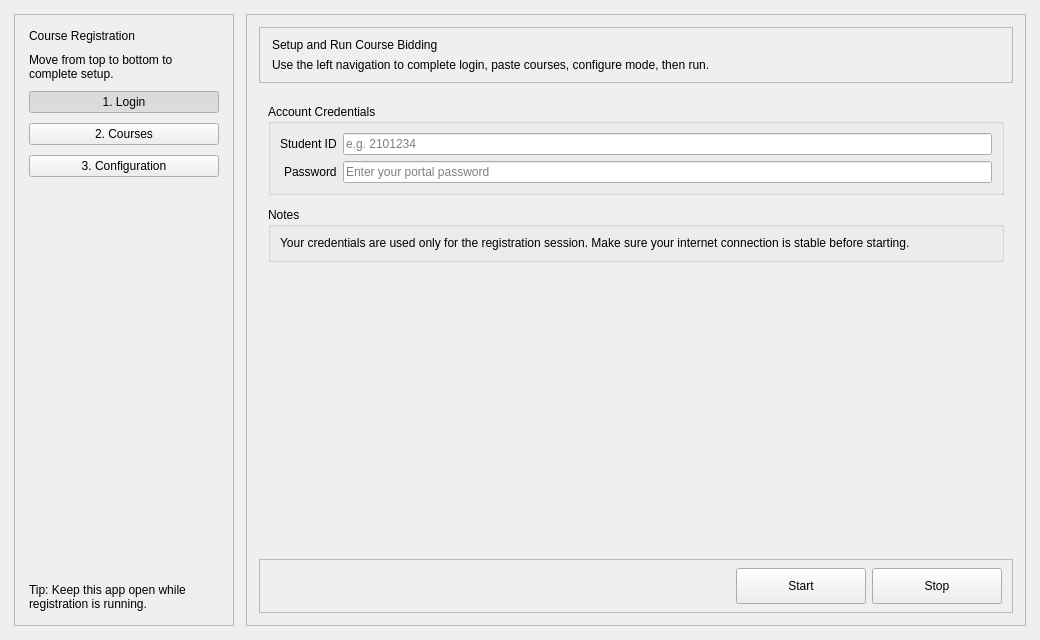
<?xml version="1.0" encoding="UTF-8"?>
<ui version="4.0">
 <class>MainWindow</class>
 <widget class="QMainWindow" name="MainWindow">
  <property name="geometry">
   <rect>
    <x>0</x>
    <y>0</y>
    <width>1040</width>
    <height>640</height>
   </rect>
  </property>
  <property name="windowTitle">
   <string>UTAR Course Registration Assistant</string>
  </property>
  <widget class="QWidget" name="centralwidget">
   <layout class="QHBoxLayout" name="horizontalLayout">
    <property name="spacing">
     <number>12</number>
    </property>
    <property name="leftMargin">
     <number>14</number>
    </property>
    <property name="topMargin">
     <number>14</number>
    </property>
    <property name="rightMargin">
     <number>14</number>
    </property>
    <property name="bottomMargin">
     <number>14</number>
    </property>
    <item>
     <widget class="QFrame" name="sidebar">
      <property name="minimumSize">
       <size>
        <width>220</width>
        <height>0</height>
       </size>
      </property>
      <property name="maximumSize">
       <size>
        <width>260</width>
        <height>16777215</height>
       </size>
      </property>
      <property name="frameShape">
       <enum>QFrame::StyledPanel</enum>
      </property>
      <layout class="QVBoxLayout" name="verticalLayout_sidebar">
       <property name="spacing">
        <number>10</number>
       </property>
       <property name="leftMargin">
        <number>14</number>
       </property>
       <property name="topMargin">
        <number>14</number>
       </property>
       <property name="rightMargin">
        <number>14</number>
       </property>
       <property name="bottomMargin">
        <number>14</number>
       </property>
       <item>
        <widget class="QLabel" name="sidebarTitle">
         <property name="text">
          <string>Course Registration</string>
         </property>
         <property name="wordWrap">
          <bool>true</bool>
         </property>
        </widget>
       </item>
       <item>
        <widget class="QLabel" name="sidebarHint">
         <property name="text">
          <string>Move from top to bottom to complete setup.</string>
         </property>
         <property name="wordWrap">
          <bool>true</bool>
         </property>
        </widget>
       </item>
       <item>
        <widget class="QPushButton" name="btn_login">
         <property name="text">
          <string>1. Login</string>
         </property>
         <property name="checkable">
          <bool>true</bool>
         </property>
         <property name="checked">
          <bool>true</bool>
         </property>
         <property name="autoExclusive">
          <bool>true</bool>
         </property>
        </widget>
       </item>
       <item>
        <widget class="QPushButton" name="btn_courses">
         <property name="text">
          <string>2. Courses</string>
         </property>
         <property name="checkable">
          <bool>true</bool>
         </property>
         <property name="autoExclusive">
          <bool>true</bool>
         </property>
        </widget>
       </item>
       <item>
        <widget class="QPushButton" name="btn_config">
         <property name="text">
          <string>3. Configuration</string>
         </property>
         <property name="checkable">
          <bool>true</bool>
         </property>
         <property name="autoExclusive">
          <bool>true</bool>
         </property>
        </widget>
       </item>
       <item>
        <spacer name="verticalSpacer">
         <property name="orientation">
          <enum>Qt::Vertical</enum>
         </property>
         <property name="sizeHint" stdset="0">
          <size>
           <width>20</width>
           <height>40</height>
          </size>
         </property>
        </spacer>
       </item>
       <item>
        <widget class="QLabel" name="sidebarFooter">
         <property name="text">
          <string>Tip: Keep this app open while registration is running.</string>
         </property>
         <property name="wordWrap">
          <bool>true</bool>
         </property>
        </widget>
       </item>
      </layout>
     </widget>
    </item>
    <item>
     <widget class="QFrame" name="mainArea">
      <property name="frameShape">
       <enum>QFrame::StyledPanel</enum>
      </property>
      <layout class="QVBoxLayout" name="verticalLayout_mainArea">
       <property name="spacing">
        <number>12</number>
       </property>
       <property name="leftMargin">
        <number>12</number>
       </property>
       <property name="topMargin">
        <number>12</number>
       </property>
       <property name="rightMargin">
        <number>12</number>
       </property>
       <property name="bottomMargin">
        <number>12</number>
       </property>
       <item>
        <widget class="QFrame" name="titleCard">
         <property name="frameShape">
          <enum>QFrame::StyledPanel</enum>
         </property>
         <layout class="QVBoxLayout" name="verticalLayout_titleCard">
          <property name="leftMargin">
           <number>12</number>
          </property>
          <property name="topMargin">
           <number>10</number>
          </property>
          <property name="rightMargin">
           <number>12</number>
          </property>
          <property name="bottomMargin">
           <number>10</number>
          </property>
          <item>
           <widget class="QLabel" name="pageTitle">
            <property name="text">
             <string>Setup and Run Course Bidding</string>
            </property>
           </widget>
          </item>
          <item>
           <widget class="QLabel" name="pageSubtitle">
            <property name="text">
             <string>Use the left navigation to complete login, paste courses, configure mode, then run.</string>
            </property>
            <property name="wordWrap">
             <bool>true</bool>
            </property>
           </widget>
          </item>
         </layout>
        </widget>
       </item>
       <item>
        <widget class="QStackedWidget" name="stackedWidget">
         <widget class="QWidget" name="page_login">
          <layout class="QVBoxLayout" name="verticalLayout_loginPage">
           <property name="spacing">
            <number>12</number>
           </property>
           <item>
            <widget class="QGroupBox" name="group_credentials">
             <property name="title">
              <string>Account Credentials</string>
             </property>
             <layout class="QFormLayout" name="formLayout_login">
              <property name="labelAlignment">
               <set>Qt::AlignRight|Qt::AlignTrailing|Qt::AlignVCenter</set>
              </property>
              <item row="0" column="0">
               <widget class="QLabel" name="label_student_id">
                <property name="text">
                 <string>Student ID</string>
                </property>
               </widget>
              </item>
              <item row="0" column="1">
               <widget class="QLineEdit" name="input_student_id">
                <property name="placeholderText">
                 <string>e.g. 2101234</string>
                </property>
               </widget>
              </item>
              <item row="1" column="0">
               <widget class="QLabel" name="label_password">
                <property name="text">
                 <string>Password</string>
                </property>
               </widget>
              </item>
              <item row="1" column="1">
               <widget class="QLineEdit" name="input_password">
                <property name="echoMode">
                 <enum>QLineEdit::Password</enum>
                </property>
                <property name="placeholderText">
                 <string>Enter your portal password</string>
                </property>
               </widget>
              </item>
             </layout>
            </widget>
           </item>
           <item>
            <widget class="QGroupBox" name="group_login_notes">
             <property name="title">
              <string>Notes</string>
             </property>
             <layout class="QVBoxLayout" name="verticalLayout_login_notes">
              <item>
               <widget class="QLabel" name="label_login_note">
                <property name="text">
                 <string>Your credentials are used only for the registration session. Make sure your internet connection is stable before starting.</string>
                </property>
                <property name="wordWrap">
                 <bool>true</bool>
                </property>
               </widget>
              </item>
             </layout>
            </widget>
           </item>
           <item>
            <spacer name="verticalSpacer_login">
             <property name="orientation">
              <enum>Qt::Vertical</enum>
             </property>
             <property name="sizeHint" stdset="0">
              <size>
               <width>20</width>
               <height>40</height>
              </size>
             </property>
            </spacer>
           </item>
          </layout>
         </widget>
         <widget class="QWidget" name="page_courses">
          <layout class="QVBoxLayout" name="verticalLayout_coursesPage">
           <property name="spacing">
            <number>12</number>
           </property>
           <item>
            <widget class="QGroupBox" name="group_course_input">
             <property name="title">
                            <string>Courses</string>
             </property>
             <layout class="QVBoxLayout" name="verticalLayout_course_input">
              <item>
               <widget class="QLabel" name="label_courses_help">
                <property name="text">
                                 <string>Manage courses in Course Manager. Priority order follows the saved list.</string>
                </property>
               </widget>
              </item>
              <item>
                             <widget class="QTableWidget" name="courses_table">
                                <property name="minimumSize">
                                 <size>
                                    <width>0</width>
                                    <height>230</height>
                                 </size>
                                </property>
                                <property name="selectionMode">
                                 <enum>QAbstractItemView::SingleSelection</enum>
                                </property>
                                <property name="selectionBehavior">
                                 <enum>QAbstractItemView::SelectRows</enum>
                                </property>
                                <property name="editTriggers">
                                 <set>QAbstractItemView::NoEditTriggers</set>
                                </property>
                                <property name="alternatingRowColors">
                                 <bool>true</bool>
                                </property>
                                <column>
                                 <property name="text">
                                    <string>Course Code</string>
                                 </property>
                                </column>
                                <column>
                                 <property name="text">
                                    <string>Course Name</string>
                                 </property>
                                </column>
                             </widget>
                            </item>
                            <item>
                             <layout class="QHBoxLayout" name="horizontalLayout_courses_actions">
                                <item>
                                 <widget class="QPushButton" name="btn_manage_courses">
                                    <property name="text">
                                     <string>Open Course Manager</string>
                                    </property>
                                 </widget>
                                </item>
                                <item>
                                 <spacer name="horizontalSpacer_courses_actions">
                                    <property name="orientation">
                                     <enum>Qt::Horizontal</enum>
                                    </property>
                                    <property name="sizeHint" stdset="0">
                                     <size>
                                        <width>40</width>
                                        <height>20</height>
                                     </size>
                                    </property>
                                 </spacer>
                                </item>
                             </layout>
              </item>
             </layout>
            </widget>
           </item>
           <item>
            <widget class="QGroupBox" name="group_course_notes">
             <property name="title">
              <string>Tips</string>
             </property>
             <layout class="QVBoxLayout" name="verticalLayout_course_notes">
              <item>
               <widget class="QLabel" name="label_course_note">
                <property name="text">
                 <string>Place high-priority courses first. Keep the list short for faster processing.</string>
                </property>
                <property name="wordWrap">
                 <bool>true</bool>
                </property>
               </widget>
              </item>
             </layout>
            </widget>
           </item>
          </layout>
         </widget>
         <widget class="QWidget" name="page_config">
          <layout class="QVBoxLayout" name="verticalLayout_configPage">
           <property name="spacing">
            <number>12</number>
           </property>
           <item>
            <widget class="QGroupBox" name="group_engine">
             <property name="title">
              <string>Engine Selection</string>
             </property>
             <layout class="QVBoxLayout" name="verticalLayout_engine">
              <item>
               <widget class="QRadioButton" name="radio_bs4">
                <property name="text">
                 <string>Request (BeautifulSoup)</string>
                </property>
                <property name="checked">
                 <bool>true</bool>
                </property>
               </widget>
              </item>
              <item>
               <widget class="QRadioButton" name="radio_playwright">
                <property name="text">
                 <string>Playwright (Recommended for dynamic pages)</string>
                </property>
               </widget>
              </item>
              <item>
               <widget class="QRadioButton" name="radio_selenium">
                <property name="text">
                 <string>Selenium (Compatibility mode)</string>
                </property>
               </widget>
              </item>
             </layout>
            </widget>
           </item>
           <item>
            <widget class="QGroupBox" name="group_extra">
             <property name="title">
              <string>Execution Options</string>
             </property>
             <layout class="QFormLayout" name="formLayout_extra">
              <item row="0" column="0" colspan="2">
               <widget class="QCheckBox" name="check_headless">
                <property name="text">
                 <string>Run browser in headless mode</string>
                </property>
               </widget>
              </item>
              <item row="1" column="0">
               <widget class="QLabel" name="label_timeout">
                <property name="text">
                 <string>Timeout</string>
                </property>
               </widget>
              </item>
              <item row="1" column="1">
               <widget class="QSpinBox" name="timeout">
                <property name="minimum">
                 <number>5</number>
                </property>
                <property name="maximum">
                 <number>120</number>
                </property>
                <property name="value">
                 <number>30</number>
                </property>
                <property name="suffix">
                 <string> sec</string>
                </property>
               </widget>
              </item>
                            <item row="2" column="0">
                             <widget class="QLabel" name="label_font_size">
                                <property name="text">
                                 <string>Font Size</string>
                                </property>
                             </widget>
                            </item>
                            <item row="2" column="1">
                             <widget class="QSpinBox" name="spin_font_size">
                                <property name="minimum">
                                 <number>10</number>
                                </property>
                                <property name="maximum">
                                 <number>20</number>
                                </property>
                                <property name="value">
                                 <number>13</number>
                                </property>
                                <property name="suffix">
                                 <string> px</string>
                                </property>
                             </widget>
                            </item>
             </layout>
            </widget>
           </item>
           <item>
            <spacer name="verticalSpacer_config">
             <property name="orientation">
              <enum>Qt::Vertical</enum>
             </property>
             <property name="sizeHint" stdset="0">
              <size>
               <width>20</width>
               <height>40</height>
              </size>
             </property>
            </spacer>
           </item>
          </layout>
         </widget>
        </widget>
       </item>
       <item>
        <widget class="QFrame" name="footerActions">
         <property name="frameShape">
          <enum>QFrame::StyledPanel</enum>
         </property>
         <layout class="QHBoxLayout" name="horizontalLayout_actions">
          <property name="leftMargin">
           <number>10</number>
          </property>
          <property name="topMargin">
           <number>8</number>
          </property>
          <property name="rightMargin">
           <number>10</number>
          </property>
          <property name="bottomMargin">
           <number>8</number>
          </property>
          <item>
           <spacer name="horizontalSpacer_actions">
            <property name="orientation">
             <enum>Qt::Horizontal</enum>
            </property>
            <property name="sizeHint" stdset="0">
             <size>
              <width>40</width>
              <height>20</height>
             </size>
            </property>
           </spacer>
          </item>
          <item>
           <widget class="QPushButton" name="btn_start">
            <property name="minimumSize">
             <size>
              <width>130</width>
              <height>36</height>
             </size>
            </property>
            <property name="text">
             <string>Start</string>
            </property>
           </widget>
          </item>
          <item>
           <widget class="QPushButton" name="btn_stop">
            <property name="minimumSize">
             <size>
              <width>130</width>
              <height>36</height>
             </size>
            </property>
            <property name="text">
             <string>Stop</string>
            </property>
           </widget>
          </item>
         </layout>
        </widget>
       </item>
      </layout>
     </widget>
    </item>
   </layout>
  </widget>
 </widget>
 <resources/>
 <connections/>
</ui>
